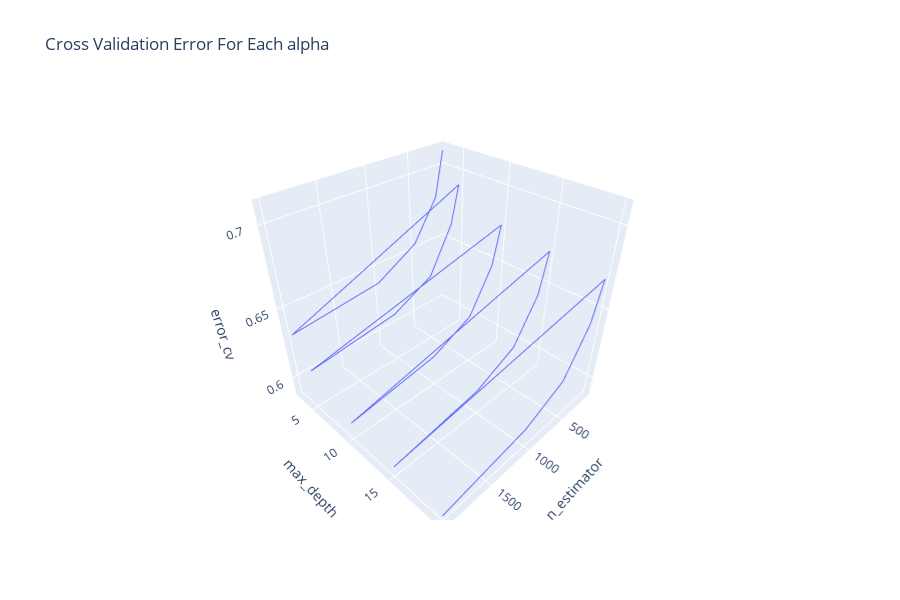

Notebook cell for this chart:
### Markdown cell above
# <font color='blue'> Model 11 : Random Forest + Tfidf :</font>

### Code cell
import plotly.express as px

n_estimator = [100,200,500,1000,2000]
max_depth = [3,5,10,15,20]
cv_log_error_array = []
x_max_depth=[]
y_n_estimator=[]
for i in max_depth:
    for j in n_estimator:
        clf = RandomForestClassifier(n_estimators=i, criterion='gini', max_depth=j, random_state=42, n_jobs=-1)
        clf.fit(x_train_tfidf, y_train)
        sig_clf = CalibratedClassifierCV(clf, method="sigmoid")
        sig_clf.fit(x_train_tfidf,y_train)
        sig_clf_probs = sig_clf.predict_proba(x_cv_tfidf)
        cv_log_error_array.append(log_loss(y_cv, sig_clf_probs, labels=clf.classes_, eps=1e-15))
        print("for no of estimator = {} and max depth = {}  Log Loss is {} ".format(i,j,log_loss(y_cv, sig_clf_probs)))
        x_max_depth.append(i)
        y_n_estimator.append(j)

df = pd.DataFrame({'n_estimator': y_n_estimator, "max_depth":x_max_depth,'error_cv': cv_log_error_array })
fig = px.line_3d(df, x="n_estimator", y="max_depth",z='error_cv',title="Cross Validation Error For Each alpha")
fig.show()

best_index = np.argmin(cv_log_error_array)
clf = RandomForestClassifier(n_estimators=i, criterion='gini', max_depth=j, random_state=42, n_jobs=-1)
clf.fit(x_train_tfidf, y_train)
sig_clf = CalibratedClassifierCV(clf, method="sigmoid")
sig_clf.fit(x_train_tfidf,y_train)
predict_y = sig_clf.predict_proba(x_train_tfidf)
print('For values of best n_estimator= ', y_n_estimator[best_index],'For values of best max_depth= ', x_max_depth[best_index], "The train log loss is:",log_loss(y_train, predict_y, labels=clf.classes_, eps=1e-15))
predict_y = sig_clf.predict_proba(x_cv_tfidf)
print('For values of best n_estimator= ', y_n_estimator[best_index],'For values of best max_depth= ', x_max_depth[best_index] ,"The cross validation log loss is:",log_loss(y_cv, predict_y, labels=clf.classes_, eps=1e-15))
predict_y = sig_clf.predict_proba(x_test_tfidf)
print('For values of best n_estimator= ', y_n_estimator[best_index],'For values of best max_depth= ', x_max_depth[best_index], "The test log loss is:",log_loss(y_test, predict_y, labels=clf.classes_, eps=1e-15))

### Figure 1 — Plotly figure (JSON) as saved in the notebook; plotly's stock layout.template omitted (floating-point values rounded to 4 significant figures)
{"data": [{"hoverlabel": {"namelength": 0}, "hovertemplate": "n_estimator=%{x}<br>max_depth=%{y}<br>error_cv=%{z}", "legendgroup": "", "line": {"color": "#636efa", "dash": "solid"}, "mode": "lines", "name": "", "scene": "scene", "showlegend": false, "type": "scatter3d", "x": [100, 200, 500, 1000, 2000, 100, 200, 500, 1000, 2000, 100, 200, 500, 1000, 2000, 100, 200, 500, 1000, 2000, 100, 200, 500, 1000, 2000], "y": [3, 3, 3, 3, 3, 5, 5, 5, 5, 5, 10, 10, 10, 10, 10, 15, 15, 15, 15, 15, 20, 20, 20, 20, 20], "z": [0.7096, 0.681, 0.6548, 0.6389, 0.6324, 0.6914, 0.667, 0.6362, 0.6219, 0.6142, 0.6763, 0.6513, 0.6219, 0.6081, 0.5986, 0.6722, 0.6457, 0.6175, 0.6035, 0.5936, 0.6693, 0.6433, 0.6137, 0.5996, 0.5897]}], "layout": {"height": 600, "legend": {"tracegroupgap": 0}, "scene": {"domain": {"x": [0, 0.98], "y": [0, 1]}, "xaxis": {"title": {"text": "n_estimator"}}, "yaxis": {"title": {"text": "max_depth"}}, "zaxis": {"title": {"text": "error_cv"}}}, "title": {"text": "Cross Validation Error For Each alpha"}}}
